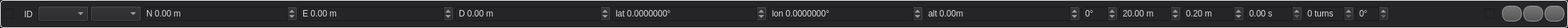
<?xml version="1.0" encoding="UTF-8"?>
<ui version="4.0">
 <class>WaypointView</class>
 <widget class="QWidget" name="WaypointView">
  <property name="geometry">
   <rect>
    <x>0</x>
    <y>0</y>
    <width>2208</width>
    <height>39</height>
   </rect>
  </property>
  <property name="sizePolicy">
   <sizepolicy hsizetype="Expanding" vsizetype="Fixed">
    <horstretch>0</horstretch>
    <verstretch>0</verstretch>
   </sizepolicy>
  </property>
  <property name="minimumSize">
   <size>
    <width>200</width>
    <height>0</height>
   </size>
  </property>
  <property name="windowTitle">
   <string>Form</string>
  </property>
  <property name="styleSheet">
   <string notr="true">QWidget#colorIcon {}

QWidget {
background-color: #252528;
color: #DDDDDF;
border-color: #CCCCCF;
}

QCheckBox {
background-color: #252528;
color: #454545;
}

QGroupBox {
	border: 1px solid #EEEEEE;
	border-radius: 5px;
	padding: 0px 0px 0px 0px;
margin-top: 1ex; /* leave space at the top for the title */
	margin: 0px;
}

 QGroupBox::title {
     subcontrol-origin: margin;
     subcontrol-position: top center; /* position at the top center */
     margin: 0 3px 0px 3px;
     padding: 0 3px 0px 0px;
     font: bold 8px;
 }

 QDockWidget {
	font: bold;
    border: 1px solid #32345E;
}

QPushButton {
	font-weight: bold;
	font-size: 12px;
	border: 1px solid #999999;
	border-radius: 10px;
	min-width:22px;
	max-width: 36px;
	min-height: 16px;
	max-height: 16px;
	padding: 2px;
	background-color: qlineargradient(x1: 0, y1: 0, x2: 0, y2: 1, stop: 0 #777777, stop: 1 #555555);
}

QPushButton:pressed {
	background-color: qlineargradient(x1: 0, y1: 0, x2: 0, y2: 1, stop: 0 #444444, stop: 1 #555555);
}
</string>
  </property>
  <layout class="QGridLayout" name="gridLayout">
   <property name="margin">
    <number>0</number>
   </property>
   <property name="spacing">
    <number>0</number>
   </property>
   <item row="0" column="0">
    <widget class="QGroupBox" name="groupBox">
     <property name="sizePolicy">
      <sizepolicy hsizetype="Expanding" vsizetype="Preferred">
       <horstretch>0</horstretch>
       <verstretch>0</verstretch>
      </sizepolicy>
     </property>
     <property name="title">
      <string/>
     </property>
     <layout class="QHBoxLayout" name="horizontalLayout" stretch="5,5,5,5,50,50,50,50,50,50,5,20,20,5,10,10,10,20,5,5,5,5">
      <property name="spacing">
       <number>2</number>
      </property>
      <property name="margin">
       <number>4</number>
      </property>
      <item>
       <widget class="QCheckBox" name="selectedBox">
        <property name="focusPolicy">
         <enum>Qt::TabFocus</enum>
        </property>
        <property name="toolTip">
         <string>Starting waypoint</string>
        </property>
        <property name="statusTip">
         <string>Starting waypoint</string>
        </property>
        <property name="text">
         <string/>
        </property>
        <property name="iconSize">
         <size>
          <width>16</width>
          <height>16</height>
         </size>
        </property>
       </widget>
      </item>
      <item>
       <widget class="QLabel" name="idLabel">
        <property name="minimumSize">
         <size>
          <width>15</width>
          <height>0</height>
         </size>
        </property>
        <property name="toolTip">
         <string>Waypoint Sequence Number</string>
        </property>
        <property name="text">
         <string>ID</string>
        </property>
        <property name="alignment">
         <set>Qt::AlignCenter</set>
        </property>
       </widget>
      </item>
      <item>
       <widget class="QComboBox" name="comboBox_action">
        <property name="sizePolicy">
         <sizepolicy hsizetype="Expanding" vsizetype="Fixed">
          <horstretch>0</horstretch>
          <verstretch>0</verstretch>
         </sizepolicy>
        </property>
        <property name="toolTip">
         <string>Action at Waypoint</string>
        </property>
        <property name="statusTip">
         <string>Action at Waypoint</string>
        </property>
        <property name="sizeAdjustPolicy">
         <enum>QComboBox::AdjustToContentsOnFirstShow</enum>
        </property>
       </widget>
      </item>
      <item>
       <widget class="QComboBox" name="comboBox_frame">
        <property name="sizePolicy">
         <sizepolicy hsizetype="Expanding" vsizetype="Fixed">
          <horstretch>0</horstretch>
          <verstretch>0</verstretch>
         </sizepolicy>
        </property>
        <property name="toolTip">
         <string>Coordinate frame</string>
        </property>
        <property name="statusTip">
         <string>Coordinate frame</string>
        </property>
        <property name="sizeAdjustPolicy">
         <enum>QComboBox::AdjustToContentsOnFirstShow</enum>
        </property>
       </widget>
      </item>
      <item>
       <widget class="QDoubleSpinBox" name="posNSpinBox">
        <property name="sizePolicy">
         <sizepolicy hsizetype="Expanding" vsizetype="Fixed">
          <horstretch>0</horstretch>
          <verstretch>0</verstretch>
         </sizepolicy>
        </property>
        <property name="focusPolicy">
         <enum>Qt::WheelFocus</enum>
        </property>
        <property name="toolTip">
         <string>Position X coordinate</string>
        </property>
        <property name="statusTip">
         <string>Position X corrdinate</string>
        </property>
        <property name="wrapping">
         <bool>false</bool>
        </property>
        <property name="frame">
         <bool>true</bool>
        </property>
        <property name="accelerated">
         <bool>true</bool>
        </property>
        <property name="prefix">
         <string>N </string>
        </property>
        <property name="suffix">
         <string> m</string>
        </property>
        <property name="minimum">
         <double>-10000.000000000000000</double>
        </property>
        <property name="maximum">
         <double>10000.000000000000000</double>
        </property>
        <property name="singleStep">
         <double>0.050000000000000</double>
        </property>
       </widget>
      </item>
      <item>
       <widget class="QDoubleSpinBox" name="posESpinBox">
        <property name="sizePolicy">
         <sizepolicy hsizetype="Expanding" vsizetype="Fixed">
          <horstretch>0</horstretch>
          <verstretch>0</verstretch>
         </sizepolicy>
        </property>
        <property name="focusPolicy">
         <enum>Qt::WheelFocus</enum>
        </property>
        <property name="toolTip">
         <string>Position Y coordinate</string>
        </property>
        <property name="statusTip">
         <string>Position Y coordinate</string>
        </property>
        <property name="prefix">
         <string>E </string>
        </property>
        <property name="suffix">
         <string> m</string>
        </property>
        <property name="minimum">
         <double>-10000.000000000000000</double>
        </property>
        <property name="maximum">
         <double>10000.000000000000000</double>
        </property>
        <property name="singleStep">
         <double>0.050000000000000</double>
        </property>
        <property name="value">
         <double>0.000000000000000</double>
        </property>
       </widget>
      </item>
      <item>
       <widget class="QDoubleSpinBox" name="posDSpinBox">
        <property name="sizePolicy">
         <sizepolicy hsizetype="Expanding" vsizetype="Fixed">
          <horstretch>0</horstretch>
          <verstretch>0</verstretch>
         </sizepolicy>
        </property>
        <property name="focusPolicy">
         <enum>Qt::WheelFocus</enum>
        </property>
        <property name="toolTip">
         <string>Position Z coordinate (local frame, negative)</string>
        </property>
        <property name="statusTip">
         <string>Position Z coordinate (local frame, negative)</string>
        </property>
        <property name="prefix">
         <string>D </string>
        </property>
        <property name="suffix">
         <string> m</string>
        </property>
        <property name="minimum">
         <double>-10000.000000000000000</double>
        </property>
        <property name="maximum">
         <double>10000.000000000000000</double>
        </property>
        <property name="singleStep">
         <double>0.050000000000000</double>
        </property>
       </widget>
      </item>
      <item>
       <widget class="QDoubleSpinBox" name="latSpinBox">
        <property name="sizePolicy">
         <sizepolicy hsizetype="Expanding" vsizetype="Fixed">
          <horstretch>0</horstretch>
          <verstretch>0</verstretch>
         </sizepolicy>
        </property>
        <property name="focusPolicy">
         <enum>Qt::WheelFocus</enum>
        </property>
        <property name="toolTip">
         <string>Latitude in degrees</string>
        </property>
        <property name="statusTip">
         <string>Latitude in degrees</string>
        </property>
        <property name="prefix">
         <string>lat </string>
        </property>
        <property name="suffix">
         <string>°</string>
        </property>
        <property name="decimals">
         <number>7</number>
        </property>
        <property name="minimum">
         <double>-90.000000000000000</double>
        </property>
        <property name="maximum">
         <double>90.000000000000000</double>
        </property>
        <property name="singleStep">
         <double>0.000010000000000</double>
        </property>
       </widget>
      </item>
      <item>
       <widget class="QDoubleSpinBox" name="lonSpinBox">
        <property name="sizePolicy">
         <sizepolicy hsizetype="Expanding" vsizetype="Fixed">
          <horstretch>0</horstretch>
          <verstretch>0</verstretch>
         </sizepolicy>
        </property>
        <property name="focusPolicy">
         <enum>Qt::WheelFocus</enum>
        </property>
        <property name="toolTip">
         <string>Longitude in degrees</string>
        </property>
        <property name="statusTip">
         <string>Longitude in degrees</string>
        </property>
        <property name="prefix">
         <string>lon </string>
        </property>
        <property name="suffix">
         <string>°</string>
        </property>
        <property name="decimals">
         <number>7</number>
        </property>
        <property name="minimum">
         <double>-180.000000000000000</double>
        </property>
        <property name="maximum">
         <double>180.000000000000000</double>
        </property>
        <property name="singleStep">
         <double>0.000010000000000</double>
        </property>
       </widget>
      </item>
      <item>
       <widget class="QDoubleSpinBox" name="altSpinBox">
        <property name="sizePolicy">
         <sizepolicy hsizetype="Expanding" vsizetype="Fixed">
          <horstretch>0</horstretch>
          <verstretch>0</verstretch>
         </sizepolicy>
        </property>
        <property name="toolTip">
         <string>Altitude in meters</string>
        </property>
        <property name="statusTip">
         <string>Altitude in meters</string>
        </property>
        <property name="prefix">
         <string>alt </string>
        </property>
        <property name="suffix">
         <string>m</string>
        </property>
        <property name="decimals">
         <number>2</number>
        </property>
        <property name="minimum">
         <double>-100000.000000000000000</double>
        </property>
        <property name="maximum">
         <double>100000.000000000000000</double>
        </property>
       </widget>
      </item>
      <item>
       <widget class="QSpinBox" name="yawSpinBox">
        <property name="sizePolicy">
         <sizepolicy hsizetype="Expanding" vsizetype="Fixed">
          <horstretch>0</horstretch>
          <verstretch>0</verstretch>
         </sizepolicy>
        </property>
        <property name="focusPolicy">
         <enum>Qt::StrongFocus</enum>
        </property>
        <property name="toolTip">
         <string>Rotary wing only: Desired yaw angle at waypoint</string>
        </property>
        <property name="statusTip">
         <string>Rotary wing only: Desired yaw angle at waypoint</string>
        </property>
        <property name="wrapping">
         <bool>true</bool>
        </property>
        <property name="suffix">
         <string>°</string>
        </property>
        <property name="minimum">
         <number>-180</number>
        </property>
        <property name="maximum">
         <number>180</number>
        </property>
        <property name="singleStep">
         <number>10</number>
        </property>
       </widget>
      </item>
      <item>
       <widget class="QDoubleSpinBox" name="orbitSpinBox">
        <property name="sizePolicy">
         <sizepolicy hsizetype="Expanding" vsizetype="Fixed">
          <horstretch>0</horstretch>
          <verstretch>0</verstretch>
         </sizepolicy>
        </property>
        <property name="focusPolicy">
         <enum>Qt::StrongFocus</enum>
        </property>
        <property name="toolTip">
         <string>Loiter radius</string>
        </property>
        <property name="statusTip">
         <string>Loiter radius</string>
        </property>
        <property name="suffix">
         <string> m</string>
        </property>
        <property name="minimum">
         <double>0.050000000000000</double>
        </property>
        <property name="maximum">
         <double>5000.000000000000000</double>
        </property>
        <property name="singleStep">
         <double>1.000000000000000</double>
        </property>
        <property name="value">
         <double>20.000000000000000</double>
        </property>
       </widget>
      </item>
      <item>
       <widget class="QDoubleSpinBox" name="acceptanceSpinBox">
        <property name="toolTip">
         <string>Uncertainty radius in meters
where to accept this waypoint as reached</string>
        </property>
        <property name="statusTip">
         <string>Uncertainty radius in meters where to accept this waypoint as reached</string>
        </property>
        <property name="suffix">
         <string> m</string>
        </property>
        <property name="value">
         <double>0.200000000000000</double>
        </property>
       </widget>
      </item>
      <item>
       <widget class="QDoubleSpinBox" name="holdTimeSpinBox">
        <property name="toolTip">
         <string>Rotaty wing and ground vehicles only:
Time to stay at this position before advancing</string>
        </property>
        <property name="statusTip">
         <string>Rotaty wing and ground vehicles only: Time to stay at this position before advancing</string>
        </property>
        <property name="suffix">
         <string> s</string>
        </property>
        <property name="maximum">
         <double>9999.989999999999782</double>
        </property>
       </widget>
      </item>
      <item>
       <widget class="QSpinBox" name="turnsSpinBox">
        <property name="toolTip">
         <string>Number of turns to loiter</string>
        </property>
        <property name="statusTip">
         <string>Number of turns to loiter</string>
        </property>
        <property name="suffix">
         <string> turns</string>
        </property>
        <property name="maximum">
         <number>99</number>
        </property>
       </widget>
      </item>
      <item>
       <widget class="QDoubleSpinBox" name="takeOffAngleSpinBox">
        <property name="sizePolicy">
         <sizepolicy hsizetype="Expanding" vsizetype="Fixed">
          <horstretch>0</horstretch>
          <verstretch>0</verstretch>
         </sizepolicy>
        </property>
        <property name="focusPolicy">
         <enum>Qt::StrongFocus</enum>
        </property>
        <property name="toolTip">
         <string>Take off angle</string>
        </property>
        <property name="statusTip">
         <string>Take off angle</string>
        </property>
        <property name="prefix">
         <string/>
        </property>
        <property name="suffix">
         <string>°</string>
        </property>
        <property name="decimals">
         <number>0</number>
        </property>
       </widget>
      </item>
      <item>
       <widget class="QWidget" name="customActionWidget" native="true">
        <property name="sizePolicy">
         <sizepolicy hsizetype="Expanding" vsizetype="Preferred">
          <horstretch>0</horstretch>
          <verstretch>0</verstretch>
         </sizepolicy>
        </property>
       </widget>
      </item>
      <item>
       <spacer name="removeSpacer">
        <property name="orientation">
         <enum>Qt::Horizontal</enum>
        </property>
        <property name="sizeHint" stdset="0">
         <size>
          <width>5</width>
          <height>20</height>
         </size>
        </property>
       </spacer>
      </item>
      <item>
       <widget class="QCheckBox" name="autoContinue">
        <property name="toolTip">
         <string>Automatically continue after this waypoint</string>
        </property>
        <property name="statusTip">
         <string>Automatically continue after this waypoint</string>
        </property>
        <property name="text">
         <string/>
        </property>
       </widget>
      </item>
      <item>
       <widget class="QPushButton" name="upButton">
        <property name="minimumSize">
         <size>
          <width>28</width>
          <height>22</height>
         </size>
        </property>
        <property name="focusPolicy">
         <enum>Qt::NoFocus</enum>
        </property>
        <property name="toolTip">
         <string>Move Up in List</string>
        </property>
        <property name="statusTip">
         <string>Move Up in List</string>
        </property>
        <property name="text">
         <string/>
        </property>
        <property name="icon">
         <iconset resource="../../mavground.qrc">
          <normaloff>:/images/actions/go-up.svg</normaloff>:/images/actions/go-up.svg</iconset>
        </property>
       </widget>
      </item>
      <item>
       <widget class="QPushButton" name="downButton">
        <property name="minimumSize">
         <size>
          <width>28</width>
          <height>22</height>
         </size>
        </property>
        <property name="focusPolicy">
         <enum>Qt::NoFocus</enum>
        </property>
        <property name="toolTip">
         <string>Move Down in List</string>
        </property>
        <property name="statusTip">
         <string>Move Down in List</string>
        </property>
        <property name="text">
         <string/>
        </property>
        <property name="icon">
         <iconset resource="../../mavground.qrc">
          <normaloff>:/images/actions/go-down.svg</normaloff>:/images/actions/go-down.svg</iconset>
        </property>
       </widget>
      </item>
      <item>
       <widget class="QPushButton" name="removeButton">
        <property name="minimumSize">
         <size>
          <width>28</width>
          <height>22</height>
         </size>
        </property>
        <property name="focusPolicy">
         <enum>Qt::NoFocus</enum>
        </property>
        <property name="toolTip">
         <string>Delete</string>
        </property>
        <property name="text">
         <string/>
        </property>
        <property name="icon">
         <iconset resource="../../mavground.qrc">
          <normaloff>:/images/actions/list-remove.svg</normaloff>:/images/actions/list-remove.svg</iconset>
        </property>
       </widget>
      </item>
     </layout>
    </widget>
   </item>
  </layout>
 </widget>
 <resources>
  <include location="../../mavground.qrc"/>
 </resources>
 <connections/>
</ui>
